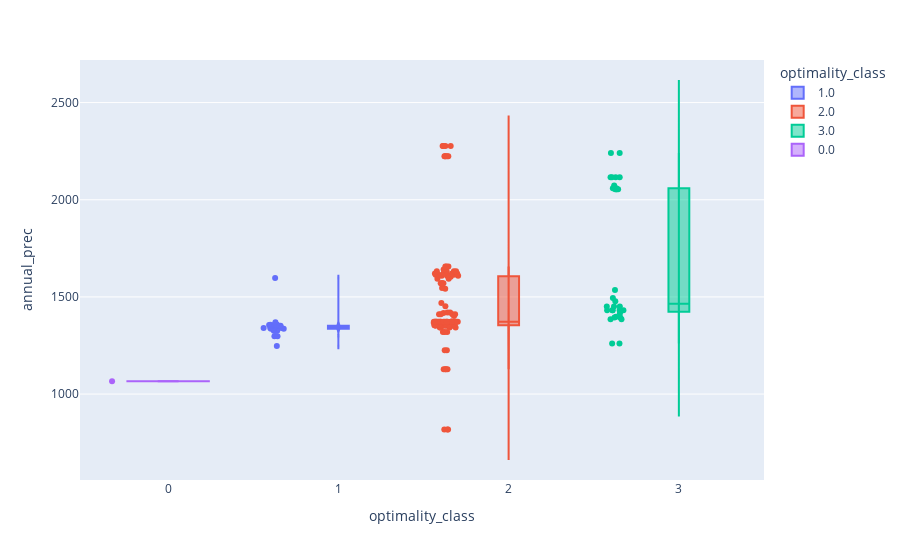

Notebook cell for this chart:
### Code cell
fig = px.violin(df_subset, y="annual_prec", x="optimality_class", color="optimality_class", box=True, points="all",
          hover_data=df_subset.columns)
fig.show()

### Figure 1 — Plotly figure (JSON) as saved in the notebook; plotly's stock layout.template omitted (floating-point values rounded to 4 significant figures; data arrays with more than 128 entries replaced by an {"elided": "..."} marker saying what was removed)
{"data": [{"alignmentgroup": "True", "box": {"visible": true}, "customdata": {"elided": "36x9 float values"}, "hovertemplate": "optimality_class=%{x}<br>annual_prec=%{y}<br>solrad=%{customdata[0]}<br>pet_annual=%{customdata[1]}<br>aspect=%{customdata[2]}<br>cwd_annual=%{customdata[3]}<br>altitude=%{customdata[4]}<br>max_prec=%{customdata[5]}<br>max_PET=%{customdata[6]}<br>max_temp=%{customdata[7]}<br>min_temp=%{customdata[8]}<extra></extra>", "legendgroup": "1.0", "marker": {"color": "#636efa"}, "name": "1.0", "offsetgroup": "1.0", "orientation": "v", "points": "all", "scalegroup": "True", "showlegend": true, "type": "violin", "x": [1, 1, 1, 1, 1, 1, 1, 1, 1, 1, 1, 1, 1, 1, 1, 1, 1, 1, 1, 1, 1, 1, 1, 1, 1, 1, 1, 1, 1, 1, 1, 1, 1, 1, 1, 1], "x0": " ", "xaxis": "x", "y": [1326, 1326, 1326, 1298, 1340, 1336, 1357, 1336, 1336, 1336, 1340, 1340, 1247, 1336, 1340, 1357, 1351, 1357, 1351, 1340, 1336, 1351, 1351, 1351, 1326, 1298, 1597, 1357, 1356, 1351, 1340, 1369, 1357, 1351, 1351, 1351], "y0": " ", "yaxis": "y"}, {"alignmentgroup": "True", "box": {"visible": true}, "customdata": {"elided": "120x9 int values"}, "hovertemplate": "optimality_class=%{x}<br>annual_prec=%{y}<br>solrad=%{customdata[0]}<br>pet_annual=%{customdata[1]}<br>aspect=%{customdata[2]}<br>cwd_annual=%{customdata[3]}<br>altitude=%{customdata[4]}<br>max_prec=%{customdata[5]}<br>max_PET=%{customdata[6]}<br>max_temp=%{customdata[7]}<br>min_temp=%{customdata[8]}<extra></extra>", "legendgroup": "2.0", "marker": {"color": "#EF553B"}, "name": "2.0", "offsetgroup": "2.0", "orientation": "v", "points": "all", "scalegroup": "True", "showlegend": true, "type": "violin", "x": [2, 2, 2, 2, 2, 2, 2, 2, 2, 2, 2, 2, 2, 2, 2, 2, 2, 2, 2, 2, 2, 2, 2, 2, 2, 2, 2, 2, 2, 2, 2, 2, 2, 2, 2, 2, 2, 2, 2, 2, 2, 2, 2, 2, 2, 2, 2, 2, 2, 2, 2, 2, 2, 2, 2, 2, 2, 2, 2, 2, 2, 2, 2, 2, 2, 2, 2, 2, 2, 2, 2, 2, 2, 2, 2, 2, 2, 2, 2, 2, 2, 2, 2, 2, 2, 2, 2, 2, 2, 2, 2, 2, 2, 2, 2, 2, 2, 2, 2, 2, 2, 2, 2, 2, 2, 2, 2, 2, 2, 2, 2, 2, 2, 2, 2, 2, 2, 2, 2, 2], "x0": " ", "xaxis": "x", "y": [1353, 1614, 1353, 2224, 1353, 1604, 1604, 1357, 1372, 1411, 1411, 1621, 818, 1357, 1632, 1372, 1372, 1657, 2224, 1372, 1372, 1372, 1372, 1452, 1609, 1621, 1319, 1372, 1353, 1372, 1353, 1357, 1357, 1372, 1372, 1372, 1641, 1343, 1367, 1411, 818, 1613, 1372, 1343, 1357, 1372, 1372, 1621, 1319, 1609, 1632, 1657, 1354, 1354, 1594, 1594, 2276, 2224, 2276, 1369, 1632, 1353, 1372, 1621, 1609, 1226, 1372, 1570, 1372, 1367, 1357, 1353, 1372, 1353, 1354, 1354, 1343, 1353, 1128, 1570, 1570, 1128, 1128, 1570, 1128, 1353, 1353, 1353, 1614, 2224, 1226, 1354, 1364, 1364, 1354, 1363, 1343, 1319, 1609, 1411, 818, 1370, 1632, 1657, 1621, 1542, 1546, 1417, 1402, 1469, 1613, 1372, 1372, 2276, 2276, 2224, 1372, 1372, 1420, 1420], "y0": " ", "yaxis": "y"}, {"alignmentgroup": "True", "box": {"visible": true}, "customdata": {"elided": "32x9 float values"}, "hovertemplate": "optimality_class=%{x}<br>annual_prec=%{y}<br>solrad=%{customdata[0]}<br>pet_annual=%{customdata[1]}<br>aspect=%{customdata[2]}<br>cwd_annual=%{customdata[3]}<br>altitude=%{customdata[4]}<br>max_prec=%{customdata[5]}<br>max_PET=%{customdata[6]}<br>max_temp=%{customdata[7]}<br>min_temp=%{customdata[8]}<extra></extra>", "legendgroup": "3.0", "marker": {"color": "#00cc96"}, "name": "3.0", "offsetgroup": "3.0", "orientation": "v", "points": "all", "scalegroup": "True", "showlegend": true, "type": "violin", "x": [3, 3, 3, 3, 3, 3, 3, 3, 3, 3, 3, 3, 3, 3, 3, 3, 3, 3, 3, 3, 3, 3, 3, 3, 3, 3, 3, 3, 3, 3, 3, 3], "x0": " ", "xaxis": "x", "y": [1260, 1535, 2116, 2054, 1431, 1451, 1385, 1431, 1431, 2054, 2116, 2116, 2054, 1431, 2059, 1451, 2241, 1394, 1394, 2241, 1398, 2073, 1260, 1495, 1451, 1416, 1385, 1431, 2059, 2054, 2116, 1478], "y0": " ", "yaxis": "y"}, {"alignmentgroup": "True", "box": {"visible": true}, "customdata": [[7590, 948.8, 106.2, 138.4, 737.6, 190.2, 114.8, 287.6, 107.2]], "hovertemplate": "optimality_class=%{x}<br>annual_prec=%{y}<br>solrad=%{customdata[0]}<br>pet_annual=%{customdata[1]}<br>aspect=%{customdata[2]}<br>cwd_annual=%{customdata[3]}<br>altitude=%{customdata[4]}<br>max_prec=%{customdata[5]}<br>max_PET=%{customdata[6]}<br>max_temp=%{customdata[7]}<br>min_temp=%{customdata[8]}<extra></extra>", "legendgroup": "0.0", "marker": {"color": "#ab63fa"}, "name": "0.0", "offsetgroup": "0.0", "orientation": "v", "points": "all", "scalegroup": "True", "showlegend": true, "type": "violin", "x": [0], "x0": " ", "xaxis": "x", "y": [1066], "y0": " ", "yaxis": "y"}], "layout": {"legend": {"title": {"text": "optimality_class"}, "tracegroupgap": 0}, "margin": {"t": 60}, "violinmode": "overlay", "xaxis": {"anchor": "y", "categoryarray": [1, 2, 3, 0], "categoryorder": "array", "domain": [0, 1], "title": {"text": "optimality_class"}}, "yaxis": {"anchor": "x", "domain": [0, 1], "title": {"text": "annual_prec"}}}}
